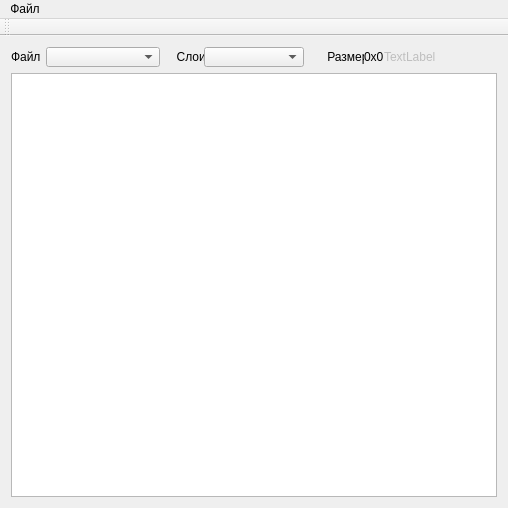
<?xml version="1.0" encoding="UTF-8"?>
<ui version="4.0">
 <class>MainWindow</class>
 <widget class="QMainWindow" name="MainWindow">
  <property name="geometry">
   <rect>
    <x>0</x>
    <y>0</y>
    <width>508</width>
    <height>508</height>
   </rect>
  </property>
  <property name="minimumSize">
   <size>
    <width>508</width>
    <height>508</height>
   </size>
  </property>
  <property name="windowTitle">
   <string>MainWindow</string>
  </property>
  <widget class="QWidget" name="centralWidget">
   <layout class="QVBoxLayout" name="verticalLayout">
    <item>
     <layout class="QHBoxLayout" name="_2">
      <property name="spacing">
       <number>0</number>
      </property>
      <property name="sizeConstraint">
       <enum>QLayout::SetFixedSize</enum>
      </property>
      <item>
       <widget class="QLabel" name="label">
        <property name="enabled">
         <bool>true</bool>
        </property>
        <property name="maximumSize">
         <size>
          <width>35</width>
          <height>20</height>
         </size>
        </property>
        <property name="text">
         <string>Файл</string>
        </property>
       </widget>
      </item>
      <item>
       <widget class="QComboBox" name="fileName">
        <property name="maximumSize">
         <size>
          <width>150</width>
          <height>20</height>
         </size>
        </property>
       </widget>
      </item>
      <item>
       <widget class="QLabel" name="label_2">
        <property name="maximumSize">
         <size>
          <width>44</width>
          <height>16777215</height>
         </size>
        </property>
        <property name="text">
         <string>     Слои</string>
        </property>
       </widget>
      </item>
      <item>
       <widget class="QComboBox" name="Layers">
        <property name="maximumSize">
         <size>
          <width>100</width>
          <height>20</height>
         </size>
        </property>
       </widget>
      </item>
      <item>
       <widget class="QLabel" name="label_3">
        <property name="maximumSize">
         <size>
          <width>60</width>
          <height>16777215</height>
         </size>
        </property>
        <property name="text">
         <string>       Размер</string>
        </property>
       </widget>
      </item>
      <item>
       <widget class="QLabel" name="sizeL">
        <property name="maximumSize">
         <size>
          <width>20</width>
          <height>16777215</height>
         </size>
        </property>
        <property name="text">
         <string>0х0</string>
        </property>
       </widget>
      </item>
      <item>
       <widget class="QLabel" name="label_5">
        <property name="enabled">
         <bool>false</bool>
        </property>
        <property name="text">
         <string>TextLabel</string>
        </property>
       </widget>
      </item>
     </layout>
    </item>
    <item>
     <widget class="QGraphicsView" name="graphicsView"/>
    </item>
   </layout>
  </widget>
  <widget class="QMenuBar" name="menuBar">
   <property name="geometry">
    <rect>
     <x>0</x>
     <y>0</y>
     <width>508</width>
     <height>21</height>
    </rect>
   </property>
   <widget class="QMenu" name="menu">
    <property name="title">
     <string>Файл</string>
    </property>
    <addaction name="OpenFile"/>
    <addaction name="Exit"/>
   </widget>
   <addaction name="menu"/>
  </widget>
  <widget class="QToolBar" name="mainToolBar">
   <attribute name="toolBarArea">
    <enum>TopToolBarArea</enum>
   </attribute>
   <attribute name="toolBarBreak">
    <bool>false</bool>
   </attribute>
  </widget>
  <action name="OpenFile">
   <property name="text">
    <string>Открыть файл</string>
   </property>
  </action>
  <action name="Exit">
   <property name="text">
    <string>Выход</string>
   </property>
  </action>
 </widget>
 <layoutdefault spacing="6" margin="11"/>
 <resources/>
 <connections/>
</ui>
